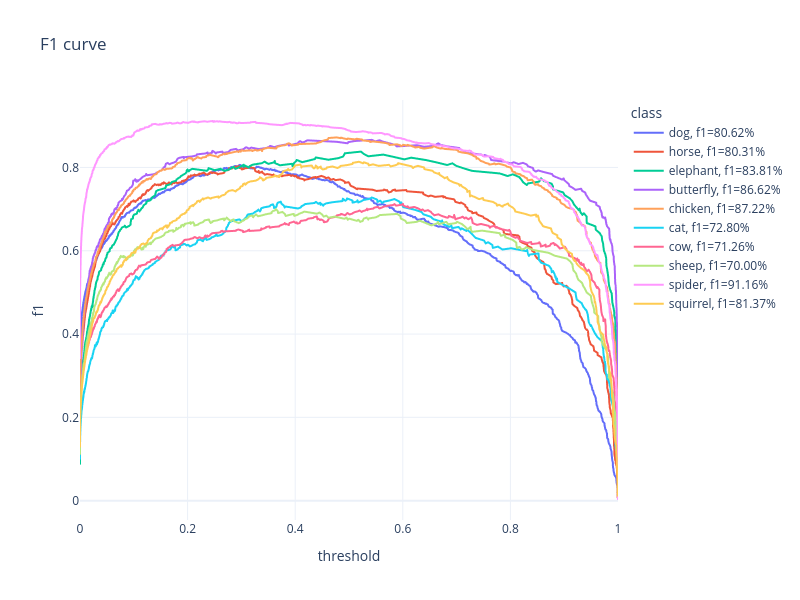

The notebook cell saved with this chart:
### Markdown cell above
Thresholds for uncalibrated model:
```   
dog             best F1=79.47%, threshold=0.24607
horse           best F1=81.95%, threshold=0.29294
elephant        best F1=82.35%, threshold=0.61292
butterfly       best F1=86.98%, threshold=0.63247
chicken         best F1=87.64%, threshold=0.49604
cat             best F1=71.54%, threshold=0.54028
cow             best F1=78.41%, threshold=0.67883
sheep           best F1=75.18%, threshold=0.30712
spider          best F1=90.27%, threshold=0.29116
squirrel        best F1=77.84%, threshold=0.36705
```

### Code cell
df = pd.DataFrame(df_dict)
px.line(df, x='threshold', y='f1', color='class', 
        width=800, height=600, title="F1 curve")

### Figure 1 — Plotly figure (JSON) as saved in the notebook; plotly's stock layout.template omitted (floating-point values rounded to 4 significant figures; data arrays with more than 128 entries replaced by an {"elided": "..."} marker saying what was removed)
{"data": [{"hovertemplate": "class=dog, f1=80.62%<br>threshold=%{x}<br>f1=%{y}<extra></extra>", "legendgroup": "dog, f1=80.62%", "line": {"color": "#636efa", "dash": "solid"}, "marker": {"symbol": "circle"}, "mode": "lines", "name": "dog, f1=80.62%", "showlegend": true, "type": "scattergl", "x": {"elided": "2421 float values"}, "xaxis": "x", "y": {"elided": "2421 float values"}, "yaxis": "y"}, {"hovertemplate": "class=horse, f1=80.31%<br>threshold=%{x}<br>f1=%{y}<extra></extra>", "legendgroup": "horse, f1=80.31%", "line": {"color": "#EF553B", "dash": "solid"}, "marker": {"symbol": "circle"}, "mode": "lines", "name": "horse, f1=80.31%", "showlegend": true, "type": "scattergl", "x": {"elided": "2421 float values"}, "xaxis": "x", "y": {"elided": "2421 float values"}, "yaxis": "y"}, {"hovertemplate": "class=elephant, f1=83.81%<br>threshold=%{x}<br>f1=%{y}<extra></extra>", "legendgroup": "elephant, f1=83.81%", "line": {"color": "#00cc96", "dash": "solid"}, "marker": {"symbol": "circle"}, "mode": "lines", "name": "elephant, f1=83.81%", "showlegend": true, "type": "scattergl", "x": {"elided": "2421 float values"}, "xaxis": "x", "y": {"elided": "2421 float values"}, "yaxis": "y"}, {"hovertemplate": "class=butterfly, f1=86.62%<br>threshold=%{x}<br>f1=%{y}<extra></extra>", "legendgroup": "butterfly, f1=86.62%", "line": {"color": "#ab63fa", "dash": "solid"}, "marker": {"symbol": "circle"}, "mode": "lines", "name": "butterfly, f1=86.62%", "showlegend": true, "type": "scattergl", "x": {"elided": "2417 float values"}, "xaxis": "x", "y": {"elided": "2417 float values"}, "yaxis": "y"}, {"hovertemplate": "class=chicken, f1=87.22%<br>threshold=%{x}<br>f1=%{y}<extra></extra>", "legendgroup": "chicken, f1=87.22%", "line": {"color": "#FFA15A", "dash": "solid"}, "marker": {"symbol": "circle"}, "mode": "lines", "name": "chicken, f1=87.22%", "showlegend": true, "type": "scattergl", "x": {"elided": "2419 float values"}, "xaxis": "x", "y": {"elided": "2419 float values"}, "yaxis": "y"}, {"hovertemplate": "class=cat, f1=72.80%<br>threshold=%{x}<br>f1=%{y}<extra></extra>", "legendgroup": "cat, f1=72.80%", "line": {"color": "#19d3f3", "dash": "solid"}, "marker": {"symbol": "circle"}, "mode": "lines", "name": "cat, f1=72.80%", "showlegend": true, "type": "scattergl", "x": {"elided": "2421 float values"}, "xaxis": "x", "y": {"elided": "2421 float values"}, "yaxis": "y"}, {"hovertemplate": "class=cow, f1=71.26%<br>threshold=%{x}<br>f1=%{y}<extra></extra>", "legendgroup": "cow, f1=71.26%", "line": {"color": "#FF6692", "dash": "solid"}, "marker": {"symbol": "circle"}, "mode": "lines", "name": "cow, f1=71.26%", "showlegend": true, "type": "scattergl", "x": {"elided": "2421 float values"}, "xaxis": "x", "y": {"elided": "2421 float values"}, "yaxis": "y"}, {"hovertemplate": "class=sheep, f1=70.00%<br>threshold=%{x}<br>f1=%{y}<extra></extra>", "legendgroup": "sheep, f1=70.00%", "line": {"color": "#B6E880", "dash": "solid"}, "marker": {"symbol": "circle"}, "mode": "lines", "name": "sheep, f1=70.00%", "showlegend": true, "type": "scattergl", "x": {"elided": "2421 float values"}, "xaxis": "x", "y": {"elided": "2421 float values"}, "yaxis": "y"}, {"hovertemplate": "class=spider, f1=91.16%<br>threshold=%{x}<br>f1=%{y}<extra></extra>", "legendgroup": "spider, f1=91.16%", "line": {"color": "#FF97FF", "dash": "solid"}, "marker": {"symbol": "circle"}, "mode": "lines", "name": "spider, f1=91.16%", "showlegend": true, "type": "scattergl", "x": {"elided": "2421 float values"}, "xaxis": "x", "y": {"elided": "2421 float values"}, "yaxis": "y"}, {"hovertemplate": "class=squirrel, f1=81.37%<br>threshold=%{x}<br>f1=%{y}<extra></extra>", "legendgroup": "squirrel, f1=81.37%", "line": {"color": "#FECB52", "dash": "solid"}, "marker": {"symbol": "circle"}, "mode": "lines", "name": "squirrel, f1=81.37%", "showlegend": true, "type": "scattergl", "x": {"elided": "2421 float values"}, "xaxis": "x", "y": {"elided": "2421 float values"}, "yaxis": "y"}], "layout": {"height": 600, "legend": {"title": {"text": "class"}, "tracegroupgap": 0}, "title": {"text": "F1 curve"}, "width": 800, "xaxis": {"anchor": "y", "domain": [0, 1], "title": {"text": "threshold"}}, "yaxis": {"anchor": "x", "domain": [0, 1], "title": {"text": "f1"}}}}
